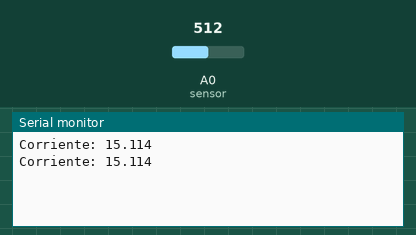
A sketch run on a simulated Arduino Uno, built with avr-gcc and run on an emulated ATmega328P. On the bench: the last lines printed to the serial monitor. The inputs (shaded band) are chosen by the test bench; at power-on: A0 (sensor) = 512.

Above: at 1.2 s.
1.3 s: A0 (sensor) set to 716
At 2.6 s:
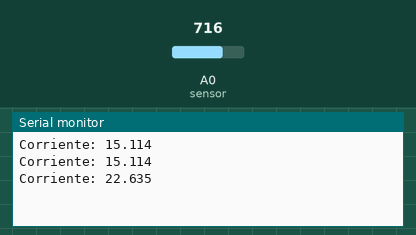
2.8 s: A0 (sensor) set to 900
At 3.9 s:
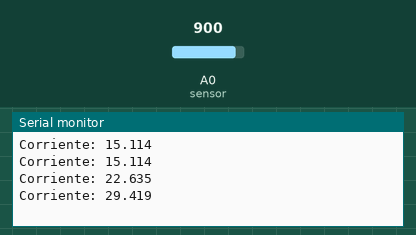
Timing chart, 0 to 5.8 s (numbered marks = the images above; inputs shaded):
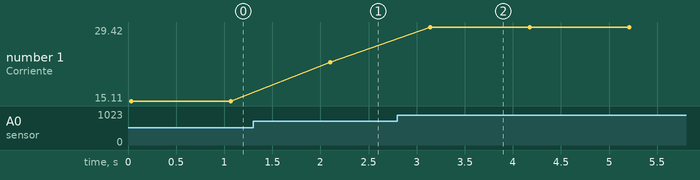

Measured:
- after the input at 1.3 s, the serial monitor: prints a new line after 0.80 s (image 1)
- after the input at 2.8 s, the serial monitor: prints a new line after 0.34 s (image 2)
- plotted number 1: 15.11 → 22.64 after the input at 1.3 s, 22.64 → 29.42 after the input at 2.8 s

The sketch:

corrienteacs712MEGA.ino
```cpp
float Sensibilidad=0.1315; //Sensibilidad 30A
float Offset=0;

void setup() {

  Serial.begin(9600);
}

void loop() {

  float I=get_corriente(200);//obtenemos la corriente promedio de 500 muestras
  Serial.print("Corriente: ");
  Serial.println(I,3);
  delay(1000);
}

float get_corriente(int n_muestras)
{
  float voltajeSensor;
  float corriente=0;
  for(int i=0;i<n_muestras;i++)
  {
    voltajeSensor = analogRead(A0) * (4.96 / 1023.0);////lectura del sensor
    corriente=corriente+(voltajeSensor-0.495)/Sensibilidad-Offset; //Ecuación  para obtener la corriente
  }
  corriente=corriente/n_muestras;
  return(corriente);
}
```
